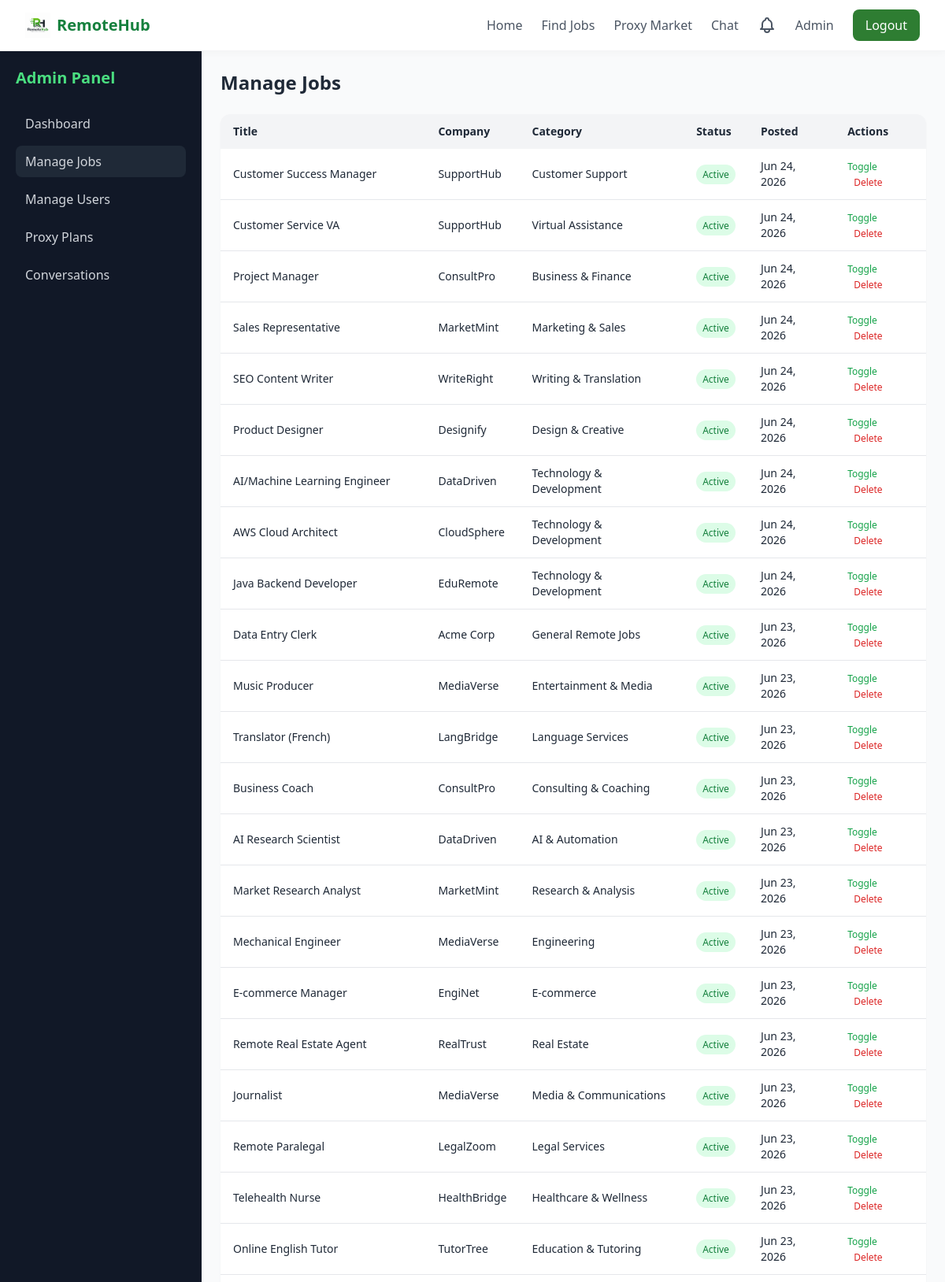
Page /admin/jobs (signed in, upper part) on the committed database.
### models.py (models this page shows)
class Job(db.Model):
    __tablename__ = 'jobs'
    id = db.Column(db.Integer, primary_key=True)
    title = db.Column(db.String(200), nullable=False)
    company_id = db.Column(db.Integer, db.ForeignKey('companies.id'), nullable=False)
    category_id = db.Column(db.Integer, db.ForeignKey('job_categories.id'))
    parent_category = db.Column(db.String(100))
    employment_type = db.Column(db.String(50))
    salary = db.Column(db.String(100))
    experience_level = db.Column(db.String(100))
    location = db.Column(db.String(100))
    timezone = db.Column(db.String(100))
    description = db.Column(db.Text)
    responsibilities = db.Column(db.Text)
    qualifications = db.Column(db.Text)
    skills_required = db.Column(db.Text)
    posted_date = db.Column(db.DateTime, default=lambda: datetime.now(timezone.utc))
    application_deadline = db.Column(db.DateTime)
    proxy_required = db.Column(db.Boolean, default=False)
    proxy_country = db.Column(db.String(100))
    is_active = db.Column(db.Boolean, default=True)
    benefits = db.Column(db.Text)
    contract_type = db.Column(db.String(50))
    applications = db.relationship('JobApplication', backref='job', lazy='dynamic')
    saved_by = db.relationship('SavedJob', backref='job', lazy='dynamic')

class Company(db.Model):
    __tablename__ = 'companies'
    id = db.Column(db.Integer, primary_key=True)
    name = db.Column(db.String(200), nullable=False)
    logo = db.Column(db.String(256))
    description = db.Column(db.Text)
    website = db.Column(db.String(256))
    verified = db.Column(db.Boolean, default=False)
    created_at = db.Column(db.DateTime, default=lambda: datetime.now(timezone.utc))
    jobs = db.relationship('Job', backref='company', lazy='dynamic')

### routes/admin_routes.py (the view)
@admin_bp.route('/jobs')
@admin_required
def manage_jobs():
    jobs = Job.query.order_by(Job.posted_date.desc()).all()
    return render_template('admin/jobs.html', jobs=jobs)

### app.py (called while the page is built)
@login_manager.user_loader
def load_user(user_id):
    return db.session.get(User, int(user_id))

### routes/admin_routes.py (called while the page is built)
def admin_required(func):
    from functools import wraps
    @wraps(func)
    @login_required
    def wrapper(*args, **kwargs):
        if not current_user.is_admin:
            flash('Access denied. Admin privileges required.', 'danger')
            return redirect(url_for('main.home'))
        return func(*args, **kwargs)
    return wrapper

### templates/admin/jobs.html (shortened to what this page needs)
{% extends "base.html" %}
{% block content %}
<div class="flex min-h-screen">
    <aside class="w-64 bg-gray-900 text-gray-300 p-5 hidden md:block">
        <h2 class="text-xl font-bold text-green-400 mb-6">Admin Panel</h2>
        <nav class="space-y-2">
            <a href="{{ url_for('admin.dashboard') }}" class="block px-3 py-2 rounded-lg hover:bg-gray-800 transition font-medium">Dashboard</a>
            <a href="{{ url_for('admin.manage_jobs') }}" class="block px-3 py-2 rounded-lg bg-gray-800 font-medium">Manage Jobs</a>
            <a href="{{ url_for('admin.manage_users') }}" class="block px-3 py-2 rounded-lg hover:bg-gray-800 transition font-medium">Manage Users</a>
            <a href="{{ url_for('admin.manage_proxy_plans') }}" class="block px-3 py-2 rounded-lg hover:bg-gray-800 transition font-medium">Proxy Plans</a>
            <a href="{{ url_for('admin.manage_conversations') }}" class="block px-3 py-2 rounded-lg hover:bg-gray-800 transition font-medium">Conversations</a>
        </nav>
    </aside>
    <div class="flex-1 p-6 bg-gray-50">
        <h1 class="text-2xl font-bold text-gray-800 mb-6">Manage Jobs</h1>
        <div class="bg-white rounded-xl shadow-sm overflow-x-auto">
            <table class="w-full text-sm">
                <thead class="bg-gray-100 text-left">
                    <tr>
                        <th class="px-4 py-3">Title</th>
                        <th class="px-4 py-3">Company</th>
                        <th class="px-4 py-3">Category</th>
                        <th class="px-4 py-3">Status</th>
                        <th class="px-4 py-3">Posted</th>
                        <th class="px-4 py-3">Actions</th>
                    </tr>
                </thead>
                <tbody class="divide-y">
                    {% for job in jobs %}
                    <tr>
                        <td class="px-4 py-3">{{ job.title }}</td>
                        <td class="px-4 py-3">{{ job.company.name }}</td>
                        <td class="px-4 py-3">{{ job.parent_category }}</td>
                        <td class="px-4 py-3">
                            <span class="px-2 py-1 rounded-full text-xs {% if job.is_active %}bg-green-100 text-green-700{% else %}bg-red-100 text-red-700{% endif %}">
                                {{ 'Active' if job.is_active else 'Inactive' }}
                            </span>
                        </td>
                        <td class="px-4 py-3">{{ job.posted_date.strftime('%b %d, %Y') }}</td>
                        <td class="px-4 py-3 space-x-2">
                            <a href="{{ url_for('admin.toggle_job', job_id=job.id) }}" class="text-green-600 hover:underline text-xs">Toggle</a>
                            <a href="{{ url_for('admin.delete_job', job_id=job.id) }}" class="text-red-600 hover:underline text-xs" onclick="return confirm('Delete this job?')">Delete</a>
                        </td>
                    </tr>
                    {% endfor %}
                </tbody>
            </table>
        </div>
    </div>
</div>
{% endblock %}

### rows in the picture
Job: title "Customer Success Manager", company.name "SupportHub", parent_category "Customer Support", is_active "Active", posted_date "Jun 24, 2026"
Job: title "Customer Service VA", company.name "SupportHub", parent_category "Virtual Assistance", is_active "Active", posted_date "Jun 24, 2026"
Job: title "Project Manager", company.name "ConsultPro", parent_category "Business & Finance", is_active "Active", posted_date "Jun 24, 2026"
Job: title "Sales Representative", company.name "MarketMint", parent_category "Marketing & Sales", is_active "Active", posted_date "Jun 24, 2026"
Job: title "SEO Content Writer", company.name "WriteRight", parent_category "Writing & Translation", is_active "Active", posted_date "Jun 24, 2026"
Job: title "Product Designer", company.name "Designify", parent_category "Design & Creative", is_active "Active", posted_date "Jun 24, 2026"
Job: title "AI/Machine Learning Engineer", company.name "DataDriven", parent_category "Technology & Development", is_active "Active", posted_date "Jun 24, 2026"
Job: title "AWS Cloud Architect", company.name "CloudSphere", parent_category "Technology & Development", is_active "Active", posted_date "Jun 24, 2026"
Job: title "Java Backend Developer", company.name "EduRemote", parent_category "Technology & Development", is_active "Active", posted_date "Jun 24, 2026"
Job: title "Data Entry Clerk", company.name "Acme Corp", parent_category "General Remote Jobs", is_active "Active", posted_date "Jun 23, 2026"
Job: title "Music Producer", company.name "MediaVerse", parent_category "Entertainment & Media", is_active "Active", posted_date "Jun 23, 2026"
Job: title "Translator (French)", company.name "LangBridge", parent_category "Language Services", is_active "Active", posted_date "Jun 23, 2026"
Job: title "Business Coach", company.name "ConsultPro", parent_category "Consulting & Coaching", is_active "Active", posted_date "Jun 23, 2026"
Job: title "AI Research Scientist", company.name "DataDriven", parent_category "AI & Automation", is_active "Active", posted_date "Jun 23, 2026"
Job: title "Market Research Analyst", company.name "MarketMint", parent_category "Research & Analysis", is_active "Active", posted_date "Jun 23, 2026"
Job: title "Mechanical Engineer", company.name "MediaVerse", parent_category "Engineering", is_active "Active", posted_date "Jun 23, 2026"
Job: title "E‑commerce Manager", company.name "EngiNet", parent_category "E-commerce", is_active "Active", posted_date "Jun 23, 2026"
Job: title "Remote Real Estate Agent", company.name "RealTrust", parent_category "Real Estate", is_active "Active", posted_date "Jun 23, 2026"
Job: title "Journalist", company.name "MediaVerse", parent_category "Media & Communications", is_active "Active", posted_date "Jun 23, 2026"
Job: title "Remote Paralegal", company.name "LegalZoom", parent_category "Legal Services", is_active "Active", posted_date "Jun 23, 2026"
Job: title "Telehealth Nurse", company.name "HealthBridge", parent_category "Healthcare & Wellness", is_active "Active", posted_date "Jun 23, 2026"
Job: title "Online English Tutor", company.name "TutorTree", parent_category "Education & Tutoring", is_active "Active", posted_date "Jun 23, 2026"
